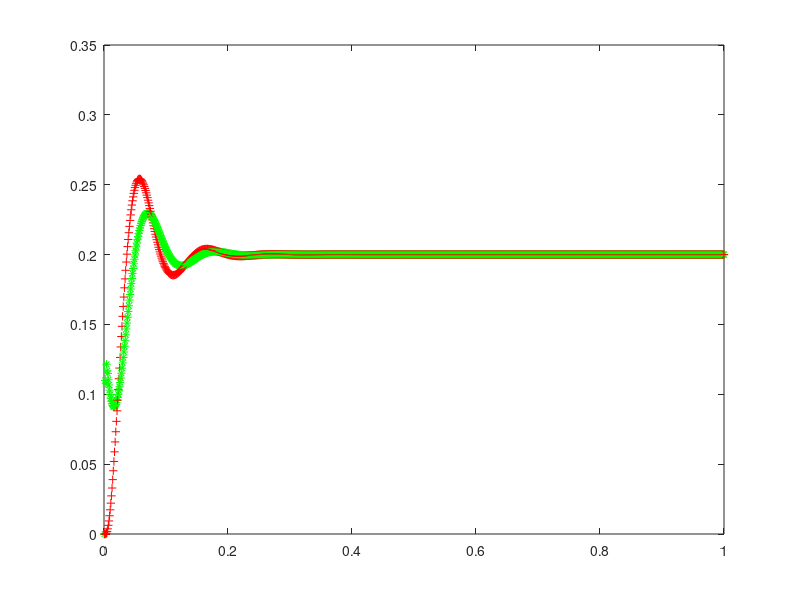

The MATLAB source for this figure: (Note: this script raises an error after producing the figure.)
% Commande LQR sans contrôle de la position réelle



% masse volumique : alu
rho = 2700;
% raideur du ressort
k = 10000;

% longueurs caractéristiques système
L = 0.2; % longueur totale du bras
l = 0.1; % position du point d'application
S = 0.05^2; % section du bras

% Coeff inertie
J = rho* L^3 * S/3; 
K = k*l*l/J; % pulsation propre au carré


dT = 0.001;   % pas de discrétisation
n = 1000;       % nombre de pas

A = dT*[0 1 0 0; -K 0 0 0; 0 0 0 1; 0 0 0 0]+ eye(4);
B = dT*[0;-1;0;1];
% Q = [1 0 0 0;0 dT^2*10 0 0; 0 0 1 0; 0 0 0 dT^2];
Q1 = 0.01*[100 0 0 0;0 dT^2*10 0 0; 0 0 1 0; 0 0 0 dT^2];
Q2 = 10*[1 0 0 0;0 dT^2 0 0; 0 0 1 0; 0 0 0 dT^2];
R = dT^4*100;
Pk = Q2;
Ptot = Q2;

% Détermination des Pk
for i = n-1:-1:0
    
    % Changement de matrice de poids Q au cours du temps
    if (i>0.1*n)
        Q=Q2;
    else
        Q=Q2;
    end
    
    
    Pkk = Pk;
    Mkk = Pkk - Pkk*B*B'*Pkk/(R + B'*Pkk*B);
    Pk = Q + A'*Mkk*A;
    Ptot = [Pk;Ptot]; % Stockage des Pk dans une matrice Ptot
end

X0 = [0;0;-0.2;0]; % Vecteur d'état initial
Xkk = X0;
Xtot = X0;

plot(0,0,'g+');
hold on;

for j = 0:n-1 % Détermination des Xk
    Xk = Xkk;
    
%     for m = 1:4
%         Pkk(m,:) = Ptot(4*j+m,:);
%     end

    Pkk = Ptot(4*j+1:4*j+4,:); 
    
    Xkk = (A - B*B'*Pkk/R)*Xk;
    Xtot = [Xtot Xkk];
    
    % affichage de qA et qB
    plot((j+1)*dT,Xkk(3,1)+0.2,'g*',(j+1)*dT,Xkk(3,1)+Xkk(1,1)+0.2,'r+'); 
    hold on;
    
end


% Calcul des Xk réels pour comparer avec les Xk idéaux de la commande
% linéarisée
Utot= [];
for j = 1:n
    Xkk = Xtot(:,j+1);
    Pkk = Ptot(4*j+1:4*j+4,:);
    Uk = -B'*Pkk*Xkk/R;
    Utot = [Utot; Uk];
%     plot(j*dT,Uk,'+'); % Tracé de la commande

    
% Résolution de l'équation différentielle
    [T,Xsol_reel] = ode45(@(t,q)ThetaNoPtrb(t,q,Uk),[(j-1)*dT j*dT], X0);
    [N,p] = size(T);
    X0 = Xsol_reel(N,:)';
    
    plot((j*dT),X0(3,1)+0.2,'bo',j*dT,X0(3,1)+X0(1,1)+0.2,'md');
    hold on;
end